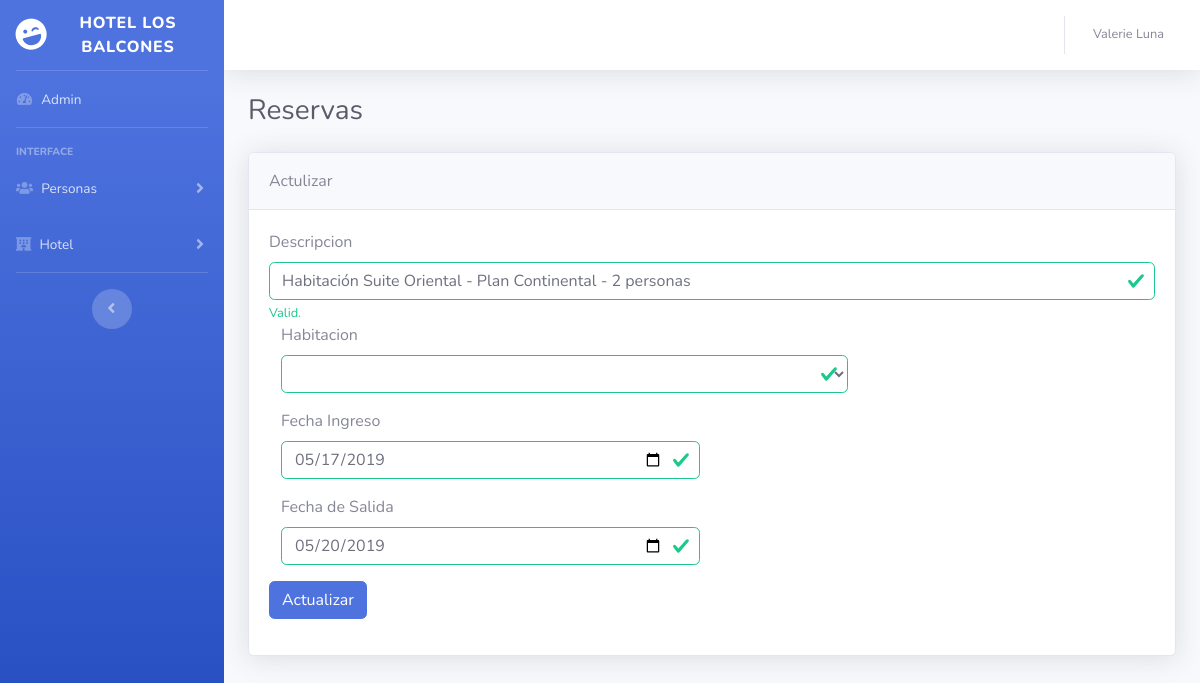
The app's page /presentacion/reservas_edit.php?id_edit=8 with its own data.
### tables this page shows
CREATE TABLE `reservas` (
  `id_reserva` int(11) NOT NULL,
  `id_habitacion` int(11) NOT NULL,
  `id_usuario` int(11) NOT NULL,
  `pago_reserva` float NOT NULL,
  `codigo_reserva` text NOT NULL,
  `descripcion_reserva` text NOT NULL,
  `fecha_ingreso` date NOT NULL,
  `fecha_salida` date NOT NULL,
  `fecha_reserva` timestamp NOT NULL DEFAULT current_timestamp() ON UPDATE current_timestamp()
);

### datos/conexion.php (called while the page is built, shortened)
<?php
 class Conexion{
    private static $instance = null;
    private $pdo;
    private $driver='mysql';
    private $host='localhost';
    private $user='root';
    private $pass='';
    private $dbName='reservas-hotel-lite';
    private function __construct(){
        try {
            $this->pdo = new PDO("{$this->driver}:host={$this->host};dbname={$this->dbName};",$this->user,$this->pass);
            $this->pdo->setAttribute(PDO::ATTR_ERRMODE,PDO::ERRMODE_EXCEPTION);
        } catch (PDOException $e) {
            echo $e->getMessage();
        }
    }
    public static function getInstance(){
        if (!self::$instance) {
            self::$instance = new Conexion();
        }
        return self::$instance;
    }
    public function getConnection()
    {
      return $this->pdo;
    }
 }

### negocio/NReserva.php (called while the page is built, shortened)
<?php
    include_once('../datos/DReserva.php');
    class NReserva{
        private $reserva;
        public function __construct(){
            $this->reserva = new DReserva();
        }
         public function modificar2($id){
            $this->reserva->set('id',$id);
            return $this->reserva->modificar2();
         }
    }
?>

### datos/DReserva.php (called while the page is built, shortened)
<?php
    include_once('conexion.php');
class DReserva{
    public $pdo;
 public function __construct(){
        $this->pdo = Conexion::getInstance()->getConnection();
   }
    public function modificar2(){
        try {
            $stm = $this->pdo->prepare("SELECT *FROM reservas WHERE id_reserva=?");
            $stm->execute(array($this->id));
            return $stm->fetchAll(PDO::FETCH_OBJ);
        } catch (PDOException $e) {
            echo $e->getMessage();
        }
        }
}

### negocio/NHabitacion.php (called while the page is built, shortened)
<?php
    include_once('../datos/DHabitacion.php');
    class NHabitacion{
        private $habitacion;
        public function __construct(){
            $this->habitacion = new DHabitacion();
        }
        public function getAll(){
           return $this->habitacion->getAll();
        }
    }

### datos/DHabitacion.php (called while the page is built, shortened)
    <?php
    include_once('conexion.php');
class DHabitacion{
    private $pdo;
 public function __construct(){
        $this->pdo = Conexion::getInstance()->getConnection();
   }
 public function getAll(){
       try {
        $stm=$this->pdo->prepare("SELECT * FROM habitaciones");
        $stm->execute();
        return $stm->fetchAll(PDO::FETCH_OBJ);
       } catch (PDOException $e) {
            echo $e->getMessage();
        }
    }
}

### presentacion/reservas_edit.php (the view, shortened to what this page needs)
<?php
include_once('includes/header.php');
include_once('../negocio/NReserva.php');
include_once('../negocio/NHabitacion.php');
$reservas = new NReserva;
$habitaciones = new NHabitacion;
foreach ($reservas->modificar2($_GET['id_edit']) as $reserva) : ?>
<?php endforeach;
?>
<div class="d-sm-flex align-items-center justify-content-between mb-4">
  <h1 class="h3 mb-0 text-gray-800">Reservas</h1>
</div>
<div class="card shadow mb-4">
  <div class="card-header py-3">
    Actulizar
  </div>
  <div class="card-body">
    <form action="../negocio/NReserva.php?id_edit=<?php echo $_GET['id_edit']; ?>" class="was-validated" method="POST" enctype="multipart/form-data">
      <div class="form-group">
        <label for="uname">Descripcion</label>
        <input type="text" class="form-control" id="descripcion" placeholder="ingrese dato" value="<?php echo $reserva->descripcion_reserva;?>"name="descripcion" required>
        <div class="valid-feedback">Valid.</div>
        <div class="form-group">
          <label for="estado" class="col-sm-2 control-label">Habitacion</label>
          <div class="col-sm-8">
            <select class="form-control" name="habitacion" id="habitacion" value="<?php echo $reserva->id_habitacion;?>>
              <option value="">Elija un Habitacion</option>
              <?php foreach ($habitaciones->getAll() as $habitacion) : ?>
                <option value="<?php echo $habitacion->id; ?>"><?php echo $habitacion->nrohabitacion;?></option>
              <?php endforeach; ?>
            </select>
          </div>
        </div>
        <div class="col-xs-12 col-sm-6">
          <div class="form-group label-floating">
            <label>Fecha Ingreso</label>
            <input pattern="[0-9+-/.]{1,15}" class="form-control" type="date" value="<?php echo $reserva->fecha_ingreso?>"name="fechai" maxlength="15">
          </div>
        </div>
        <div class="col-xs-12 col-sm-6">
          <div class="form-group label-floating">
            <label>Fecha de Salida</label>
            <input pattern="[0-9+-/.]{1,15}" class="form-control" type="date" value="<?php echo $reserva->fecha_salida?>"name="fechas" maxlength="15">
          </div>
        </div>
        <button type="submit" class="btn btn-primary" name="update">Actualizar</button>
      </div>
  </div>
  <?php
  include_once('includes/footer.php');
  ?>

### records on screen
reservas: descripcion "Habitación Suite Oriental - Plan Continental - 2 personas", fechai "05/17/2019", fechas "05/20/2019"
